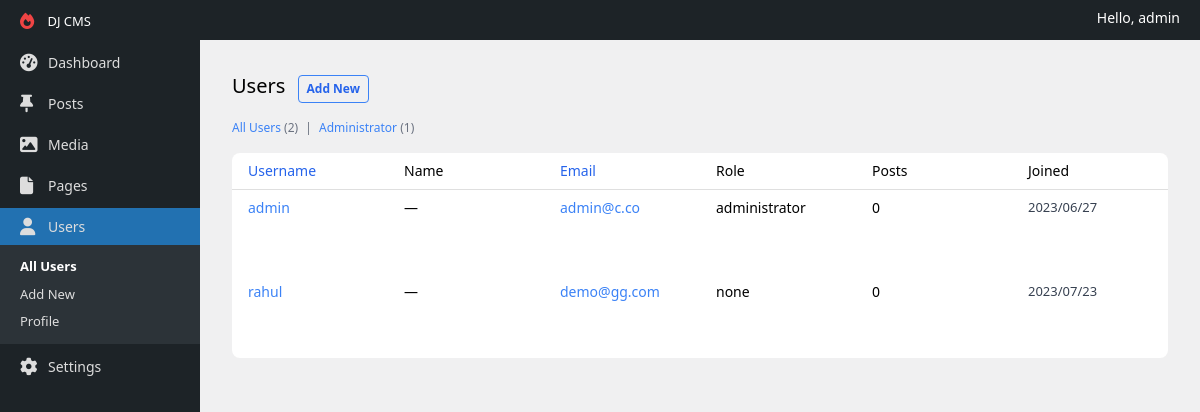
Page /users/ (signed in) on the committed database.
### apps/accounts/models.py (models this page shows, shortened)
class User(AbstractUser):
    class Roles(models.TextChoices):
        NONE = 'none'
        AUTHOR = 'author'
        EDITOR = 'editor'
        SEO = 'seo'
        ADMINISTRATOR = 'administrator'
    email = models.EmailField(unique=True)
    USERNAME_FIELD = 'email'
    REQUIRED_FIELDS = ['username']
    role = models.CharField(max_length=60, choices=Roles.choices, null=True, blank=True)
    photo = models.ImageField(upload_to='uploads/', null=True, blank=True)
    def __str__(self):
        return self.username

### apps/dashboard/views.py (the view)
# urls.py: path('users/', AllUsers.as_view(), name='all_users'),
class AllUsers(SuperuserPermissionMixin, ListView):
    title: str = 'Users'
    template_name = 'all-users.html'
    paginate_by = 50
    def get_queryset(self) -> QuerySet:
        return order_queryset(self.request, get_user_model(), get_user_model().objects.all())
    def get_extra_context(self) -> dict:
        return {
            'title': self.title,
            'all_users_count': get_user_model().objects.all().count(),
            'administrator_count': get_user_model().objects.filter(is_superuser=True, is_staff=True).count()
        }
    def render_to_response(self, context: Any, **response_kwargs: Any):
        context = {
            **self.get_extra_context(),
            **context
        }
        return super().render_to_response(context, **response_kwargs)

### apps/content/utils/order.py (called while the page is built, shortened)
def order_queryset(request: HttpRequest, model_class: Type[Model], queryset: QuerySet) -> QuerySet:
    order_by: Optional[str] = request.GET.get('order_by')
    order: Optional[str] = request.GET.get('order')
    if not order_by:
        return queryset.order_by('pk')

### apps/dashboard/permissions.py (called while the page is built)
    def allow_superuser(self) -> bool:
        return True

    def has_permission(self, request: HttpRequest) -> bool:
        if self.allow_superuser() and request.user.is_superuser:
            return True
        return request.user.is_authenticated and self.has_user_permission(request)

    def dispatch(self, request, *args, **kwargs) -> Union[HttpResponseRedirect, HttpResponse]:
        self._current_path = request.path
        if not self.has_permission(request):
            return HttpResponseRedirect(self.get_login_url())
        return super().dispatch(request, *args, **kwargs)

### apps/dashboard/templatetags/utils.py (called while the page is built)
@register.simple_tag(takes_context=True)
def has_permission(context, menu_name: str) -> bool:
    request: HttpRequest = context.request
    mixin_class = sidebar_permissions.get(menu_name)
    if mixin_class:
        mixin = mixin_class()
        return mixin.has_permission(request)
    return False

@register.simple_tag(takes_context=True)
def should_expand_menu(context, menu_name) -> bool:
    reverse_url_name = context.request.resolver_match.url_name
    sub_menus = sidebar_menus.get(menu_name)
    if sub_menus:
        for sub_menu in sub_menus:
            if sub_menu == reverse_url_name:
                return True
    return False

@register.simple_tag(takes_context=True)
def current_url_name(context) -> bool:
    return context.request.resolver_match.url_name

@register.inclusion_tag(filename='components/order.html', takes_context=True)
def order_link(context, field_name: str):
    request: HttpRequest = context.request
    order_by: Union[str, None] = request.GET.get('order_by')
    order: Union[str, None] = request.GET.get('order')
    if not order:
        order = 'ASC'
    field_matched: bool = (order_by == field_name)
    is_asc: bool = True
    if order.upper() == 'ASC':
        is_asc = True
    elif order.upper() == 'DESC':
        is_asc = False
    return {
        'field_name': field_name,
        'field_matched': field_matched,
        'is_asc': is_asc
    }

### templates/all-users.html (shortened to what this page needs)
{% extends 'layouts/default.html' %}
{% load utils %}
{% block content %}
    <div class="p-8">
        <div>
            <h1 class="inline-block text-xl">Users</h1>
            <a href="{% url 'add_user' %}"
               class="inline-block border rounded border-blue-500 px-2 py-1 mx-2 text-[12px] text-blue-600 font-semibold">Add
                New
            </a>
        </div>
        <div class="text-[12px] mt-4">
            <a href="{{ edit_content_select }}" class="text-blue-500">
                All Users <span class="text-gray-500">({{ all_users_count }})</span>
            </a>
            <span class="mx-1 text-gray-500">|</span>
            <a href="{{ edit_content_select }}?post_status=published" class="text-blue-500">
                Administrator <span class="text-gray-500">({{ administrator_count }})</span>
            </a>
        </div>
        <div class="bg-white rounded-lg mt-4">
            <table class="w-full">
                <thead class="border-b border-[#dfdfdf]">
                <tr class="text-sm">
                    <th class="font-normal text-blue-600 py-2 text-start px-4 group">Username {% order_link 'username' %}</th>
                    <th class="font-normal w-1/6 text-start px-4 hidden sm:table-cell group">Name {% order_link 'first_name,last_name' %}</th>
                    <th class="font-normal text-blue-600 w-1/6 text-start px-4 hidden md:table-cell group">Email {% order_link 'email' %}</th>
                    <th class="font-normal w-1/6 text-start px-4 hidden md:table-cell group">Role {% order_link 'role' %}</th>
                    <th class="font-normal w-1/6 text-start px-4 hidden lg:table-cell">Posts</th>
                    <th class="font-normal py-2 w-1/6 text-start px-4 hidden lg:table-cell group">Joined {% order_link 'date_joined' %}</th>
                </tr>
                </thead>
                <tbody>
                {% for user in page_obj %}
                    <tr class="group">
                        <td class="px-4 align-top text-sm py-2">
                            <a href="" class="block text-blue-500">
                                {{ user.username }}
                            </a>
                        </td>
                        <td class="px-4 align-top text-sm w-1/6 py-2 hidden sm:table-cell">
                            <span>
                                {% if user.firstname %}
                                    {{ user.firstname }} {{ user.lastname }}
                                {% else %}
                                    —
                                {% endif %}
                            </span>
                        </td>
                        <td class="px-4 align-top text-sm w-1/6 py-2 hidden md:table-cell">
                            <a href="mailto:{{ user.email }}" class="text-blue-500">{{ user.email }}</a>
                        </td>
                        <td class="px-4 align-top text-sm w-1/6 py-2 hidden md:table-cell">
                            {% if user.role %}
                                {{ user.role }}
                            {% else %}
                                —
                            {% endif %}
                        </td>
                        <td class="px-4 align-top text-sm w-1/6 py-2 hidden lg:table-cell">
                            0
                        </td>
                        <td class="px-4 align-top text-[13px] text-gray-700 w-1/6 py-2 hidden lg:table-cell">
                            <span class="block">{{ user.date_joined|date:"Y/m/d" }}</span>
                        </td>
                    </tr>
                {% endfor %}
                </tbody>
            </table>
        </div>
    </div>
{% endblock %}

### templates/layouts/default.html (shortened to what this page needs)
{% load static %}
<!DOCTYPE html>
<html lang="en">
<head>
    <link rel="stylesheet" href="{% static 'css/main.css' %}">
    <link rel="stylesheet" href="https://cdnjs.cloudflare.com/ajax/libs/font-awesome/6.4.0/css/all.min.css"
/>
</head>
<body>
<div class="grid grid-rows-[auto_1fr] h-screen">
    <header class="bg-[#1d2327] text-white px-[20px] py-2 flex justify-between">
        <div>
            <a href="{% url 'dashboard' %}" class="mr-auto text-[13px]">
                DJ CMS
            </a>
        </div>
        <span class="text-sm">
            Hello, {{ request.user }}
        </span>
    </header>
    <div class="grid grid-cols-[200px_1fr] h-full">
        {% include 'components/sidebar.html' %}
        <main class="overflow-y-auto">
            {% block content %}
            {% endblock %}
        </main>
    </div>
</div>
</body>
</html>

### public/css/main.css (style rules this page uses)
html { line-height: 1.5; -webkit-text-size-adjust: 100%; -moz-tab-size: 4; -o-tab-size: 4; tab-size: 4; font-family: ui-sans-serif, system-ui, -apple-system, BlinkMacSystemFont, "Segoe UI", Roboto, "Helvetica Neue", Arial, "Noto Sans", sans-serif, "Apple Color Emoji", "Segoe UI Emoji", "Segoe UI Symbol", "Noto Color Emoji"; font-feature-settings: normal; font-variation-settings: normal; }
body { margin: 0; line-height: inherit; }
h1, h2, h3, h4, h5, h6 { font-size: inherit; font-weight: inherit; }
a { color: inherit; text-decoration: inherit; }
table { text-indent: 0; border-color: inherit; border-collapse: collapse; }
blockquote, dl, dd, h1, h2, h3, h4, h5, h6, hr, figure, p, pre { margin: 0; }
html { background-color: #f0f0f1; }
.mx-1 { margin-left: 0.25rem; margin-right: 0.25rem; }
.mx-2 { margin-left: 0.5rem; margin-right: 0.5rem; }
.mr-auto { margin-right: auto; }
.mt-4 { margin-top: 1rem; }
.block { display: block; }
.inline-block { display: inline-block; }
.flex { display: flex; }
.grid { display: grid; }
.hidden { display: none; }
.h-full { height: 100%; }
.h-screen { height: 100vh; }
.w-1\/6 { width: 16.666667%; }
.w-full { width: 100%; }
.grid-cols-\[200px_1fr\] { grid-template-columns: 200px 1fr; }
.grid-rows-\[auto_1fr\] { grid-template-rows: auto 1fr; }
.justify-between { justify-content: space-between; }
.overflow-y-auto { overflow-y: auto; }
.rounded { border-radius: 0.25rem; }
.rounded-lg { border-radius: 0.5rem; }
.border { border-width: 1px; }
.border-b { border-bottom-width: 1px; }
.border-\[\#dfdfdf\] { --tw-border-opacity: 1; border-color: rgb(223 223 223 / var(--tw-border-opacity)); }
.border-blue-500 { --tw-border-opacity: 1; border-color: rgb(59 130 246 / var(--tw-border-opacity)); }
.bg-\[\#1d2327\] { --tw-bg-opacity: 1; background-color: rgb(29 35 39 / var(--tw-bg-opacity)); }
.bg-white { --tw-bg-opacity: 1; background-color: rgb(255 255 255 / var(--tw-bg-opacity)); }
.p-8 { padding: 2rem; }
.px-2 { padding-left: 0.5rem; padding-right: 0.5rem; }
.px-4 { padding-left: 1rem; padding-right: 1rem; }
.px-\[20px\] { padding-left: 20px; padding-right: 20px; }
.py-1 { padding-top: 0.25rem; padding-bottom: 0.25rem; }
.py-2 { padding-top: 0.5rem; padding-bottom: 0.5rem; }
.text-start { text-align: start; }
.align-top { vertical-align: top; }
.text-\[12px\] { font-size: 12px; }
.text-\[13px\] { font-size: 13px; }
.text-sm { font-size: 0.875rem; line-height: 1.25rem; }
.text-xl { font-size: 1.25rem; line-height: 1.75rem; }
.font-normal { font-weight: 400; }
.font-semibold { font-weight: 600; }
.text-blue-500 { --tw-text-opacity: 1; color: rgb(59 130 246 / var(--tw-text-opacity)); }
.text-blue-600 { --tw-text-opacity: 1; color: rgb(37 99 235 / var(--tw-text-opacity)); }
.text-gray-500 { --tw-text-opacity: 1; color: rgb(107 114 128 / var(--tw-text-opacity)); }
.text-gray-700 { --tw-text-opacity: 1; color: rgb(55 65 81 / var(--tw-text-opacity)); }
.text-white { --tw-text-opacity: 1; color: rgb(255 255 255 / var(--tw-text-opacity)); }
@media (min-width: 640px) { .sm\:table-cell { display: table-cell; } }
@media (min-width: 768px) { .md\:table-cell { display: table-cell; } }
@media (min-width: 1024px) { .lg\:table-cell { display: table-cell; } }

### rows in the picture
User: user "admin", username "admin", email "admin@c.co", role "administrator", date_joined "2023/06/27"
User: username "rahul", email "demo@gg.com", role "none", date_joined "2023/07/23"

### other values in the picture
{{ all_users_count }} "2"
{{ administrator_count }} "1"
